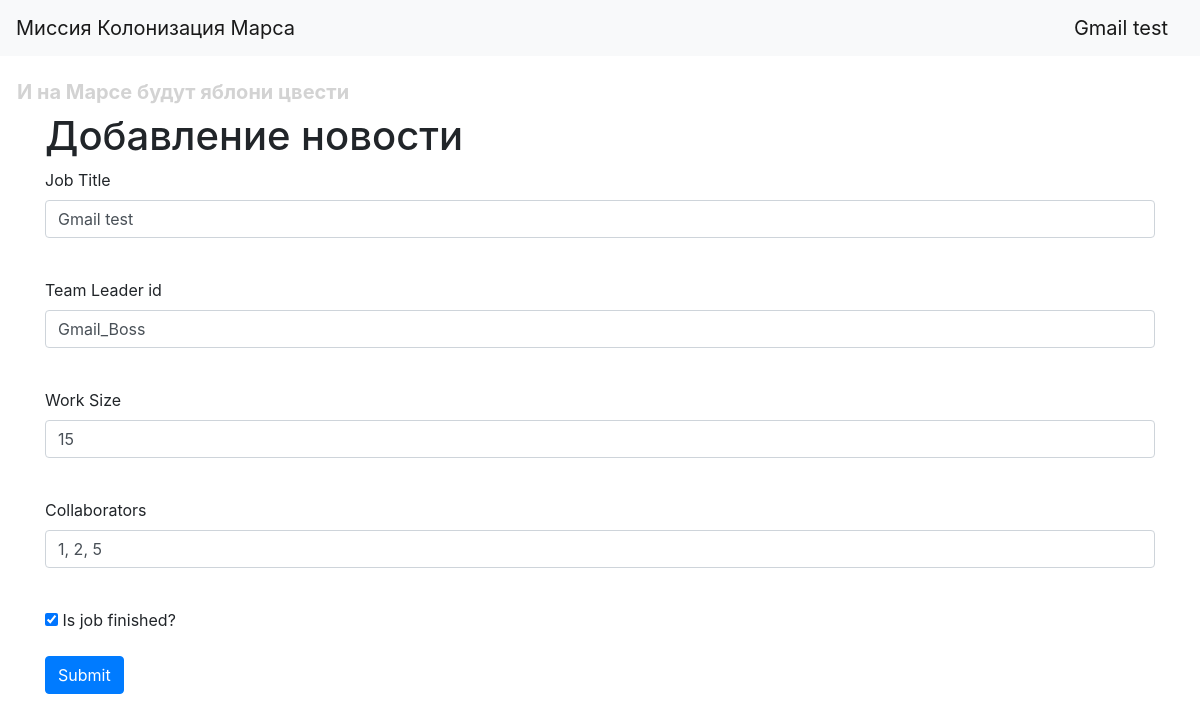
/works/1 (signed in), run on the app's committed database.
### data/users.py (models this page shows, shortened)
class User(SqlAlchemyBase, UserMixin, SerializerMixin):
    __tablename__ = 'users'
    id = sqlalchemy.Column(sqlalchemy.Integer,
                           primary_key=True, autoincrement=True)
    name = sqlalchemy.Column(sqlalchemy.String, nullable=True)
    about = sqlalchemy.Column(sqlalchemy.String, nullable=True)
    email = sqlalchemy.Column(sqlalchemy.String,
                              index=True, unique=True, nullable=True)
    hashed_password = sqlalchemy.Column(sqlalchemy.String, nullable=True)
    created_date = sqlalchemy.Column(sqlalchemy.DateTime,
                                     default=datetime.datetime.now)
    works = orm.relationship("Works", back_populates='user')

### data/works.py (models this page shows)
class Works(SqlAlchemyBase, SerializerMixin):
    __tablename__ = 'works'
    id = sqlalchemy.Column(sqlalchemy.Integer,
                           primary_key=True, autoincrement=True)
    title_of_activity = sqlalchemy.Column(sqlalchemy.String, default=None)
    team_leader = sqlalchemy.Column(sqlalchemy.String, default=None)
    work_size = sqlalchemy.Column(sqlalchemy.Integer, default=None)
    collaborators = sqlalchemy.Column(sqlalchemy.String, default=None)
    is_finished = sqlalchemy.Column(sqlalchemy.Boolean, default=None)
    user_id = sqlalchemy.Column(sqlalchemy.Integer,
                                sqlalchemy.ForeignKey("users.id"), default=None)
    user = orm.relationship('User')
    categories = orm.relationship("Category",
                                  secondary="association",
                                  backref="works")

### server.py (the view, shortened to what this page needs)
@app.route('/works/<int:id>', methods=['GET', 'POST'])
@login_required
def edit_works(id):
    form = WorksLogForm()
    if request.method == "GET":
        db_sess = db_session.create_session()
        works = db_sess.query(Works).filter(Works.id == id, Works.user == current_user).first()
        if works:
            form.title.data = works.title_of_activity
            form.team_leader.data = works.team_leader
            form.is_finished.data = works.is_finished
            form.collaborators.data = works.collaborators
            form.work_size.data = works.work_size
        else:
            abort(404)
    return render_template('works.html',
                           title='Редактирование новости',
                           form=form
                           )

### forms/works.py
class WorksLogForm(FlaskForm):
    title = StringField('Job Title', validators=[DataRequired()])
    team_leader = StringField("Team Leader id")
    user = StringField("Team Leader id")
    work_size = IntegerField('Work Size')
    collaborators = StringField('Collaborators')
    is_finished = BooleanField("Is job finished?")
    submit = SubmitField('Submit')

### data/db_session.py (called while the page is built)
def create_session() -> Session:
    global __factory
    return __factory()

### server.py (called while the page is built)
@login_manager.user_loader
def load_user(user_id):
    db_sess = db_session.create_session()
    return db_sess.query(User).get(user_id)

### templates/works.html (shortened to what this page needs)
{% extends "base.html" %}
{% block content %}
<h1>Добавление новости</h1>
<form action="" method="post">
    <p>
        {{ form.title.label }}<br>
        {{ form.title(class="form-control") }}<br>
    </p>
    <p>
        {{ form.team_leader.label }}<br>
        {{ form.team_leader(class="form-control") }}<br>
    </p>
    <p>
        {{ form.work_size.label }}<br>
        {{ form.work_size(class="form-control") }}<br>
    </p>
    <p>
        {{ form.collaborators.label }}<br>
        {{ form.collaborators(class="form-control") }}<br>
    </p>
    <p>{{ form.is_finished() }} {{ form.is_finished.label }}</p>
    <p>{{ form.submit(type="submit", class="btn btn-primary") }}</p>
</form>
{% endblock %}

### templates/base.html (shortened to what this page needs)
<!doctype html>
<html lang="en">
<head>
    <link rel="stylesheet"
          href="https://stackpath.bootstrapcdn.com/bootstrap/4.4.1/css/bootstrap.min.css"
>
    <link rel="stylesheet" href="static/style.css" />
</head>
<body>
<header>
    <nav class="navbar navbar-light bg-light">
        <a class="navbar-brand" href="#">Миссия Колонизация Марса</a>
        {% if current_user.is_authenticated %}
        <a class="navbar-brand" href="/logout">{{ current_user.name }}</a>
        {% else %}
        <p>
            <a class="btn btn-primary " href="/register">Зарегистрироваться</a>
            <a class="btn btn-success" href="/login">Войти</a>
        </p>
{% endif %}
    </nav>
</header>
<h5 style="color: lightgray; margin-left: 17px;"><br><b>И на Марсе будут яблони цвести</b></h5>
<main role="main" class="container">
    {% block content %}{% endblock %}
</main>
</body>
</html>

### data on the page
User: name "Gmail test"
Works: team_leader "Gmail_Boss", work_size "15", collaborators "1, 2, 5", is_finished "☑"
